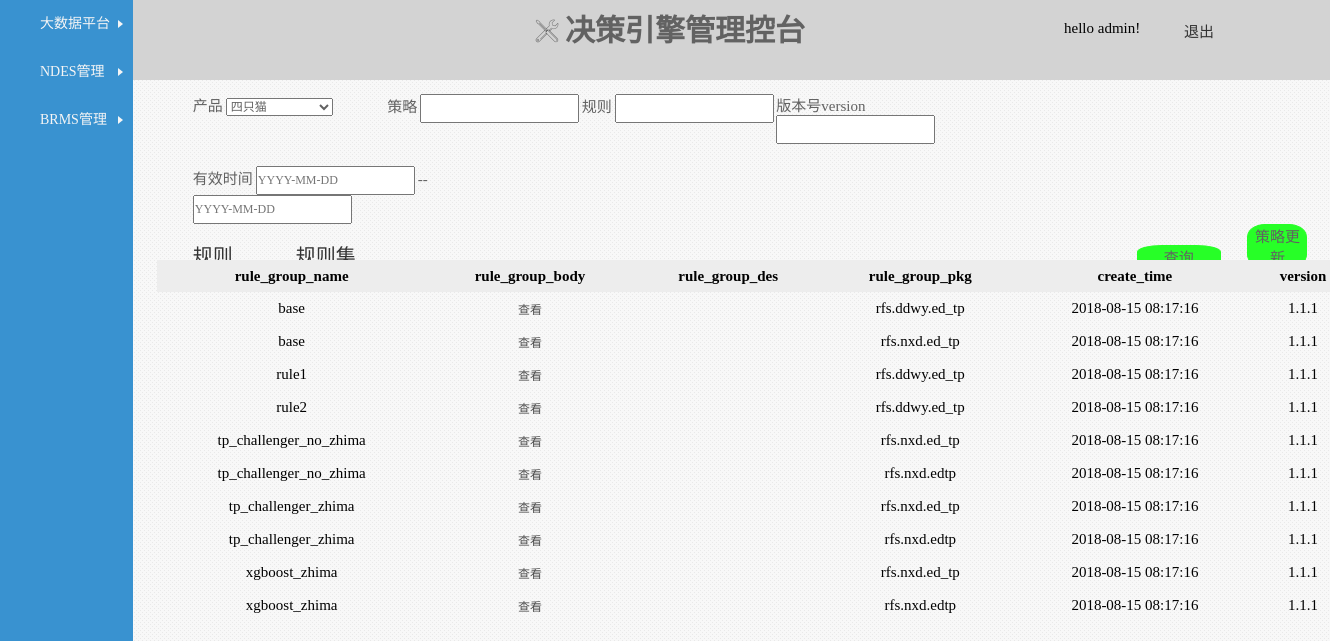
/risk_engine/brms_detail/rule_goups/ (signed in), run on the app's committed database.
### risk_engine/models.py (models this page shows, shortened)
class RuleGroup(models.Model):
    rule_group_name = models.CharField(max_length=10)
    rule_group_body = models.TextField()
    rule_group_des = models.TextField()
    rule_group_pkg = models.CharField(max_length=20)
    rule_group_policy = models.ManyToManyField('Policy')
    create_time = models.DateTimeField()
    version = models.CharField(max_length=15)
    class Meta(object):
        ordering = ['rule_group_name']

### risk_engine/views.py (the view)
class BrmsDetailRuleGroup(ListView):
    model = models.RuleGroup
    template_name = 'brms.html'
    paginate_by = 10
    def get_context_data(self, **kwargs):
        context = super(BrmsDetailRuleGroup, self).get_context_data(**kwargs)
        context['products'] = models.Product.objects.all()
        return context
    @csrf_exempt
    def dispatch(self, *args, **kwargs):
        return super(BrmsDetailRuleGroup, self).dispatch(*args, **kwargs)

### risk_engine/templates/brms.html (shortened to what this page needs)
{% extends 'base.html' %}
{% load static from staticfiles %}
{% block body %}
    <div class="brms">
        <div class="look_for_condition">
            <form id="lookForCondition" method="post" action="{% url 'brms_detail_rule' %}">
                <div class="common_condition">
                    <label>产品</label>
                    <select name="product">
                        {% for product in products %}
                            <option value="{{ product.product_name }}">{{ product.product_name }}</option>
                        {% endfor %}
                    </select>
                </div>
                <div class="common_condition">
                    <label>策略</label>
                    <input type="text" value="{{ policy }}" name="policy">
                </div>
                <div class="common_condition">
                    <label>规则</label>
                    <input type="text" value="{{ rule }}" name="rule">
                </div>
                <div class="common_condition">
                    <label>版本号version</label>
                    <input type="text" value="{{ version }}" name="version">
                </div>
                <div class="date_condition">
                    <label>有效时间</label>
                    <input type="text" value="{{ valid_start_date }}" name="valid_start_date" id="begin_date"
                           placeholder="YYYY-MM-DD">
                    <label>--</label>
                    <input type="text" value="{{ valid_end_date }}" name="valid_end_date" id="end_date"
                           placeholder="YYYY-MM-DD">
                </div>
            </form>
        </div>
        <div class="result_title">
            <a href="{% url 'brms_detail_rule' %}" class="a1">规则</a>
            <a href="{% url 'brms_detail_rule_group' %}" class="a2">规则集</a>
            <button onclick="search()" class="button2">查询</button>
            <button href="#" onclick="openDialogView('规则内容', '{% url "brms_util" %}','800px', '500px')" class="button1">
                策略更新
            </button>
        </div>
        <div class="result_detail">
            <table>
                {% if rulegroup_list %}
                    <thead>
                    <tr>
                        <td>rule_group_name</td>
                        <td>rule_group_body</td>
                        <td>rule_group_des</td>
                        <td>rule_group_pkg</td>
                        <td>create_time</td>
                        <td>version</td>
                    </tr>
                    </thead>
                    <tbody>
                    {% for rule in rulegroup_list %}
                        <tr>
                            <td>{{ rule.rule_group_name }}</td>
                            <td><a href="#"
                                   onclick="openDialogView('规则集内容', '{% url "brms_detail_rule_group_by_id" rule.id %}','800px', '500px')">查看</a>
                            </td>
                            <td>{{ rule.rule_group_des }}</td>
                            <td>{{ rule.rule_group_pkg }}</td>
                            <td>{{ rule.create_time|date:"Y-m-d H:i:s" }}</td>
                            <td>{{ rule.version }}</td>
                        </tr>
                    {% endfor %}
                    </tbody>
                {% endif %}
            </table>
        </div>
    </div>
{% endblock body %}

### risk_engine/templates/base.html (shortened to what this page needs)
<!DOCTYPE html PUBLIC "-//W3C//DTD XHTML 1.0 Transitional//EN"
        "http://www.w3.org/TR/xhtml1/DTD/xhtml1-transitional.dtd">
<html xmlns="http://www.w3.org/1999/xhtml" xml:lang="en">
{% load static from staticfiles %}
<head>
    <link rel="stylesheet" href="{% static 'icon_font/iconfont.css' %}"/>
    <link rel="stylesheet" href="{% static 'extends/layui/css/layui.css' %}"/>
    <link rel="stylesheet" href="{% static 'css/menu.css' %}"/>
</head>
<body id="bg">
<div class="main_container">
    <div class="leftsidebar_box">
        <dl class="dp">
            <dt onClick="changeImage()">大数据平台 <img src="{% static 'images/menu/select_xl01.png' %}"></dt>
        </dl>
        <dl class="ndes">
            <dt onClick="changeImage()">NDES管理 <img src="{% static 'images/menu/select_xl01.png' %}"></dt>
        </dl>
        <dl class="brms">
            <dt onClick="changeImage()">BRMS管理 <img src="{% static 'images/menu/select_xl01.png' %}"></dt>
        </dl>
    </div>
    <div class="ds_header">
        <div class="logo">
            <i class="iconfont icon-gongju" style="font-size: 30px"></i>
            <a href="{% url 'index' %}"><strong>决策引擎管理控台</strong></a>
        </div>
        <div class="user_login">
            {% if user.is_authenticated %}
                <div class="user_name">hello {{ user.get_username }}!</div>
                <div class="login"><a href="{% url 'logout' %}?next={{ request.path }}">退出</a></div>
            {% else %}
                <div><a href="{% url 'login' %}?next={{ request.path }}">登录</a></div>
            {% endif %}
        </div>
    </div>
    <div class="main_body">
        {% block body %}
        {% endblock body %}
    </div>
</div>
</body>
</html>

### static/extends/layui/css/layui.css (style rules this page uses)
.layui-inline,img { display:inline-block;vertical-align:middle }
.layui-btn,.layui-edge,.layui-inline,img { vertical-align:middle }
blockquote,body,button,dd,div,dl,dt,form,h1,h2,h3,h4,h5,h6,input,li,ol,p,pre,td,textarea,th,ul { margin:0;padding:0;-webkit-tap-highlight-color:rgba(0,0,0,0) }
img { border:none }
table { border-collapse:collapse;border-spacing:0 }
button,input,optgroup,option,select,textarea { font-family:inherit;font-size:inherit;font-style:inherit;font-weight:inherit;outline:0 }
body { line-height:24px;font:14px Helvetica Neue,Helvetica,PingFang SC,\5FAE\8F6F\96C5\9ED1,Tahoma,Arial,sans-serif }
a { color:#333;text-decoration:none }

### static/css/menu.css (style rules this page uses)
body { margin:0;padding:0;overflow-x:hidden; }
html, body { height:100%; }
img { border:none; }
* { font-family:'微软雅黑';font-size:12px;color:#626262; }
dl,dt,dd { display:block;margin:0; }
a { text-decoration:none; }
#bg { background-image:url(../images/dotted.png); }
.main_container { width:100%;height:100%;margin:auto; }
.leftsidebar_box { width:10%;overflow:visible !important;position:fixed;height:100% !important;background-color:#3992d0; }
.leftsidebar_box dt { padding-left:40px;padding-right:10px;background-repeat:no-repeat;background-position:10px center;color:#f5f5f5;font-size:14px;position:relative;line-height:48px;cursor:pointer; }
.leftsidebar_box dt img { position:absolute;right:10px;top:20px; }
.ds_header { position: absolute; left: 10%; width: 100%; height: 10%;background-color: #d3d3d3 }
.ds_header .logo { line-height: 60px; position: absolute; left: 30% }
.ds_header .logo a strong { font-size: 30px }
.ds_header .user_login { position: absolute; left: 70%; width: 200px; top: 20px }
.ds_header .user_login .user_name { position: absolute; font-size: 15px; color: black; }
.ds_header .user_login .login { position: absolute; left: 120px; }
.ds_header .user_login .login a { font-size: 15px; }
.main_body { position: absolute; left: 10%; top: 10%; width: 90%; height: 90% }
.brms { width: 100%; height: 100% }
.brms .look_for_condition { position: relative; width: 100%; height: 20%; }
.brms .look_for_condition form { display: flex; flex-direction: row; width: 65%; flex-wrap: wrap; height: 100%; left: 5%; position: relative }
.brms .look_for_condition input { line-height: 25px; }
.brms .look_for_condition label { font-size: 15px; }
.brms .look_for_condition form .common_condition { width: 25%; position: relative; top: 10%; height: 22%; }
.brms .look_for_condition form .date_condition { width: 50%; position: relative; top: 10%; height: 22% }
.brms .result_title { height: 5%; width: 100% }
.brms .result_title a { font-size: 20px; }
.brms .result_title button { font-size: 15px; border-radius: 30%; border: 1px solid #27ff27; background-color: #27ff27 }
.brms .result_title .a1 { position: relative; left: 5%; }
.brms .result_title .a2 { position: relative; left: 10%; }
.brms .result_title .button2 { position: relative; left: 75%; width: 7% }
.brms .result_title .button1 { position: relative; left: 77%; width: 5% }
.brms .result_detail { height: 70%; width: 100%; overflow: scroll }
.brms table { position: relative; left:2%; width: 100%; font-size: .938em; border-collapse: collapse; }
.brms thead { text-align: center; padding: .5em .5em; font-weight: bold; background: #ededed; }
.brms td { padding: .5em .5em; height: 10px; text-align: center; color: #010101; font-size: 15px }
.brms td a { text-decoration: none; color: #4e4e4e }

### data on the page
RuleGroup: rule_group_name "base", rule_group_pkg "rfs.ddwy.ed_tp", create_time "2018-08-15 08:17:16", version "1.1.1"
RuleGroup: rule_group_name "base", rule_group_pkg "rfs.nxd.ed_tp", create_time "2018-08-15 08:17:16", version "1.1.1"
RuleGroup: rule_group_name "rule1", rule_group_pkg "rfs.ddwy.ed_tp", create_time "2018-08-15 08:17:16", version "1.1.1"
RuleGroup: rule_group_name "rule2", rule_group_pkg "rfs.ddwy.ed_tp", create_time "2018-08-15 08:17:16", version "1.1.1"
RuleGroup: rule_group_name "tp_challenger_no_zhima", rule_group_pkg "rfs.nxd.ed_tp", create_time "2018-08-15 08:17:16", version "1.1.1"
RuleGroup: rule_group_name "tp_challenger_no_zhima", rule_group_pkg "rfs.nxd.edtp", create_time "2018-08-15 08:17:16", version "1.1.1"
RuleGroup: rule_group_name "tp_challenger_zhima", rule_group_pkg "rfs.nxd.ed_tp", create_time "2018-08-15 08:17:16", version "1.1.1"
RuleGroup: rule_group_name "tp_challenger_zhima", rule_group_pkg "rfs.nxd.edtp", create_time "2018-08-15 08:17:16", version "1.1.1"
RuleGroup: rule_group_name "xgboost_zhima", rule_group_pkg "rfs.nxd.ed_tp", create_time "2018-08-15 08:17:16", version "1.1.1"
RuleGroup: rule_group_name "xgboost_zhima", rule_group_pkg "rfs.nxd.edtp", create_time "2018-08-15 08:17:16", version "1.1.1"

### other printed values
{{ user.get_username }} "admin"
form field product "四只猫"
